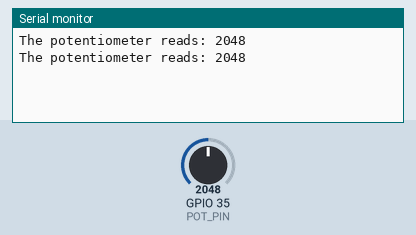
The sketch below on a simulated ESP32. Parts: the last lines printed to the serial monitor. The inputs (shaded band) are chosen by the test bench; at power-on: GPIO 35 (POT_PIN) = 2048.

Above: at 2.2 s.
2.3 s: GPIO 35 (POT_PIN) set to 2866
At 3.0 s:
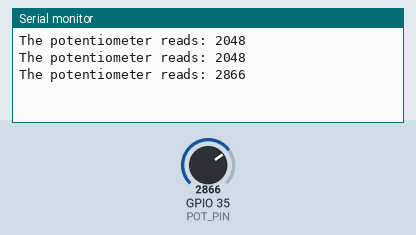
3.8 s: GPIO 35 (POT_PIN) set to 3603
At 4.4 s:
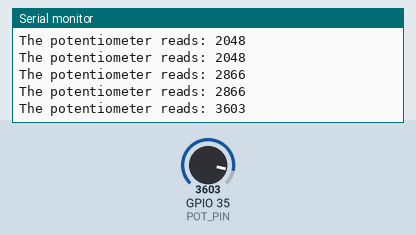
Timing chart, 0 to 6.8 s (numbered marks = the images above; inputs shaded):
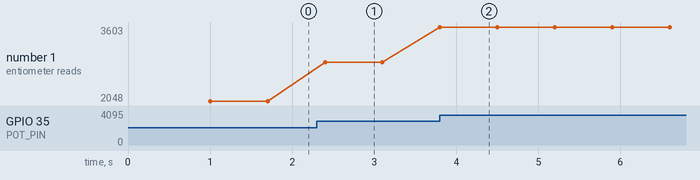

Measured:
- after the input at 2.3 s, the serial monitor: prints a new line after 0.10 s (image 1)
- after the input at 3.8 s, the serial monitor: prints a new line at once (image 2)
- plotted number 1: 2048 → 2866 after the input at 2.3 s, 2866 → 3603 after the input at 3.8 s

The sketch:

esp32-potentiometer.ino
```cpp
#include <Arduino.h>

#define POT_PIN 35

int potValue = 0;

void setup() {
  // put your setup code here, to run once:
  Serial.begin(115200);
  delay(1000);
}

void loop() {
  potValue = analogRead(POT_PIN);
  Serial.print("The potentiometer reads: ");
  Serial.println(potValue);

  delay(700);
}
```
